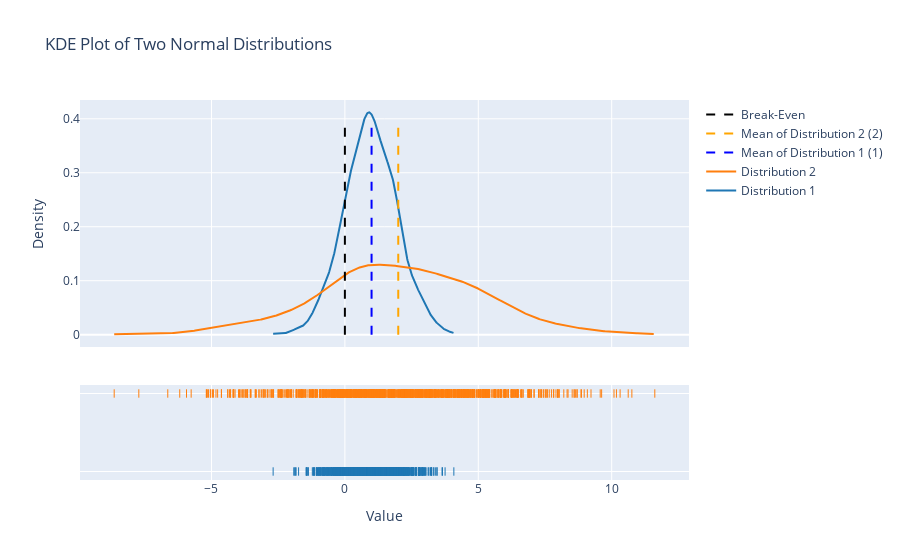

Notebook code cell kept with this figure:
### Code cell
# Create KDE plot
fig = ff.create_distplot([data1, data2], group_labels=['Distribution 1', 'Distribution 2'], show_hist=False)

# Add vertical lines for means and break-even
fig.add_trace(go.Scatter(x=[mean1, mean1], y=[0, 0.4], mode='lines', name=f'Mean of Distribution 1 ({mean1})', line=dict(color='blue', dash='dash')))
fig.add_trace(go.Scatter(x=[mean2, mean2], y=[0, 0.4], mode='lines', name=f'Mean of Distribution 2 ({mean2})', line=dict(color='orange', dash='dash')))
fig.add_trace(go.Scatter(x=[0, 0], y=[0, 0.4], mode='lines', name='Break-Even', line=dict(color='black', dash='dash')))

# Customize layout
fig.update_layout(title='KDE Plot of Two Normal Distributions', xaxis_title='Value', yaxis_title='Density')
fig.update_layout(height=800)
# Show plot
fig.show()

### Figure 1 — Plotly figure (JSON) as saved in the notebook; plotly's stock layout.template omitted (floating-point values rounded to 4 significant figures; data arrays with more than 128 entries replaced by an {"elided": "..."} marker saying what was removed)
{"data": [{"legendgroup": "Distribution 1", "marker": {"color": "rgb(31, 119, 180)"}, "mode": "lines", "name": "Distribution 1", "showlegend": true, "type": "scatter", "x": {"elided": "500 float values"}, "xaxis": "x", "y": {"elided": "500 float values"}, "yaxis": "y"}, {"legendgroup": "Distribution 2", "marker": {"color": "rgb(255, 127, 14)"}, "mode": "lines", "name": "Distribution 2", "showlegend": true, "type": "scatter", "x": {"elided": "500 float values"}, "xaxis": "x", "y": {"elided": "500 float values"}, "yaxis": "y"}, {"legendgroup": "Distribution 1", "marker": {"color": "rgb(31, 119, 180)", "symbol": "line-ns-open"}, "mode": "markers", "name": "Distribution 1", "showlegend": false, "type": "scatter", "x": {"elided": "1000 float values"}, "xaxis": "x", "y": {"elided": "1000 str values"}, "yaxis": "y2"}, {"legendgroup": "Distribution 2", "marker": {"color": "rgb(255, 127, 14)", "symbol": "line-ns-open"}, "mode": "markers", "name": "Distribution 2", "showlegend": false, "type": "scatter", "x": {"elided": "1000 float values"}, "xaxis": "x", "y": {"elided": "1000 str values"}, "yaxis": "y2"}, {"line": {"color": "blue", "dash": "dash"}, "mode": "lines", "name": "Mean of Distribution 1 (1)", "type": "scatter", "x": [1, 1], "y": [0, 0.4]}, {"line": {"color": "orange", "dash": "dash"}, "mode": "lines", "name": "Mean of Distribution 2 (2)", "type": "scatter", "x": [2, 2], "y": [0, 0.4]}, {"line": {"color": "black", "dash": "dash"}, "mode": "lines", "name": "Break-Even", "type": "scatter", "x": [0, 0], "y": [0, 0.4]}], "layout": {"autosize": true, "barmode": "overlay", "hovermode": "closest", "legend": {"traceorder": "reversed"}, "title": {"text": "KDE Plot of Two Normal Distributions"}, "xaxis": {"anchor": "y2", "autorange": true, "domain": [0, 1], "range": [-9.885, 12.85], "title": {"text": "Value"}, "type": "linear", "zeroline": false}, "yaxis": {"anchor": "free", "autorange": true, "domain": [0.35, 1], "position": 0, "range": [-0.02289, 0.4349], "title": {"text": "Density"}, "type": "linear"}, "yaxis2": {"anchor": "x", "autorange": true, "domain": [0, 0.25], "dtick": 1, "range": [-0.08712, 1.087], "showticklabels": false, "type": "category"}}}
